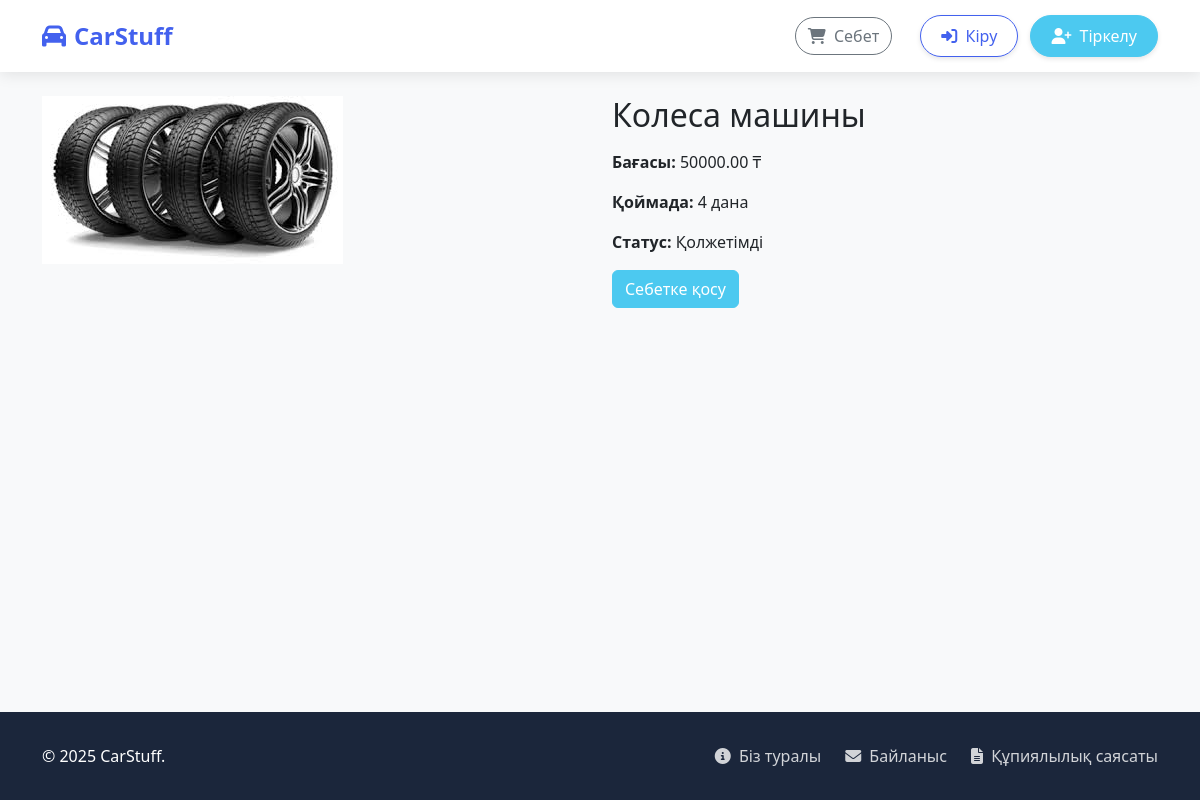
The page /product/3/kolesa-mashiny/ on the database its author committed.
### shop/models.py (models this page shows, shortened)
class Product(models.Model):
    category = models.ForeignKey(Category, on_delete=models.CASCADE)
    name = models.CharField(max_length=255)
    slug = models.SlugField(unique=True)
    image = models.ImageField(upload_to='products/', blank=True, null=True)
    description = models.TextField(blank=True)
    price = models.DecimalField(max_digits=10, decimal_places=2)
    stock = models.PositiveIntegerField()
    available = models.BooleanField(default=True)
    created = models.DateTimeField(auto_now_add=True)
    updated = models.DateTimeField(auto_now=True)

### shop/views.py (the view)
# urls.py: path('product/<int:id>/<slug:slug>/', views.product_detail, name='product_detail'),
def product_detail(request, id, slug):
    product = get_object_or_404(Product, id=id, slug=slug, available=True)
    return render(request, 'shop/product/detail.html', {'product': product})

### shop/views.py (called while the page is built)
def cart_total_items(request):
    cart = request.session.get('cart', {})
    return {'cart_total': sum(cart.values())}

### shop/templates/shop/product/detail.html (shortened to what this page needs)
{% extends "shop/base.html" %}
{% block content %}
<div class="row">
    <div class="col-md-6">
        {% if product.image %}
            <img src="{{ product.image.url }}" class="img-fluid" alt="{{ product.name }}">
        {% endif %}
    </div>
    <div class="col-md-6">
        <h2>{{ product.name }}</h2>
        <p><strong>Бағасы:</strong> {{ product.price }} ₸</p>
        <p><strong>Қоймада:</strong> {{ product.stock }} дана</p>
        <p><strong>Статус:</strong> {% if product.available %}Қолжетімді{% else %}Жоқ{% endif %}</p>
        <a href="#" class="btn btn-success">Себетке қосу</a>
    </div>
</div>
{% endblock %}

### shop/templates/shop/base.html (style rules this page uses)
:root { --primary-color: #4361ee; --secondary-color: #3f37c9; --accent-color: #4895ef; --dark-color: #1b263b; --light-color: #f8f9fa; --success-color: #4cc9f0; --danger-color: #f72585; }
body { background-color: #f8f9fa; font-family: 'Segoe UI', Tahoma, Geneva, Verdana, sans-serif; min-height: 100vh; display: flex; flex-direction: column; }
.btn-success { background-color: var(--success-color); border-color: var(--success-color); }

### rows shown on the page
Product: image (picture), name "Колеса машины", price "50000.00", stock "4"
